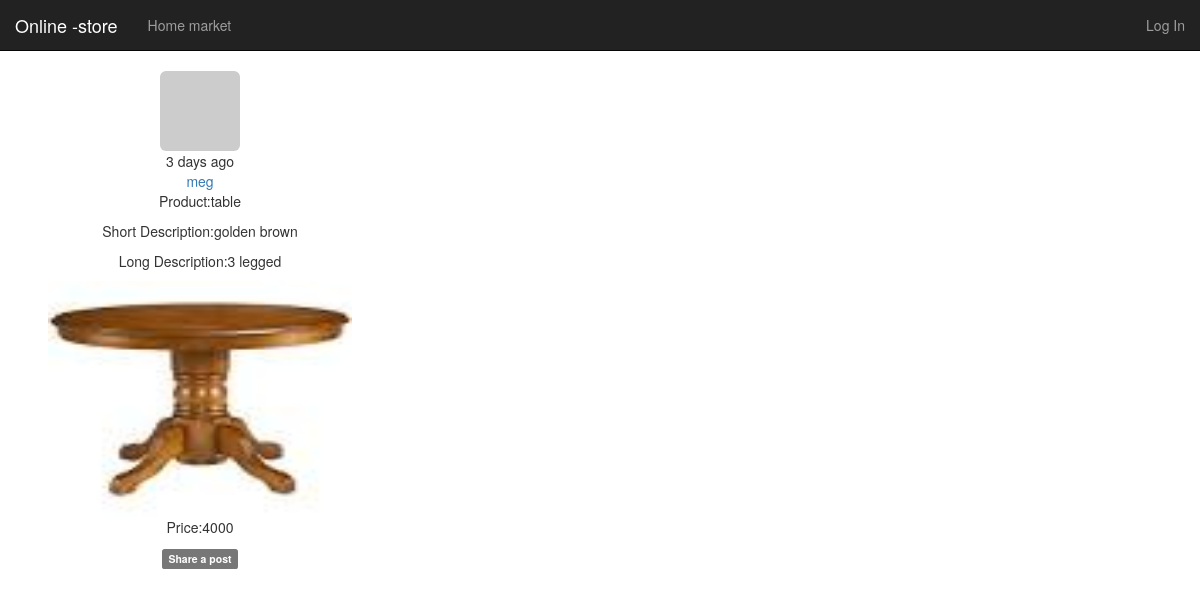
The page /post/35 on the database its author committed.
### app/model.py (models this page shows, shortened)
class Post(db.Model):
    __tablename__ = 'posts'# this is the product section
    id = db.Column(db.Integer, primary_key=True)
    product= db.Column(db.String, nullable=False)
    short_description = db.Column(db.String(64))
    Long_description = db.Column(db.String(225))
    uploadPhotoes = db.Column(db.String(255))
    price = db.Column(db.Integer, nullable=False)
    timestamp = db.Column(db.DateTime, index=True, default=datetime.utcnow)
    author_id = db.Column(db.Integer, db.ForeignKey('users.id'))
    comments = db.relationship('Comment', backref='post', lazy='dynamic')

class User(UserMixin, db.Model):
    __tablename__='users'
    id = db.Column(db.Integer, primary_key=True)
    name = db.Column(db.String(128), nullable=False)
    email = db.Column(db.String(128), nullable=False)
    password = db.Column(db.String(192), nullable=False)
    password_hash =db.Column(db.String(128))
    confirmed = db.Column(db.Boolean, default=False)
    avatar_hash = db.Column(db.String(32))
    member_since = db.Column(db.DateTime(), default=datetime.utcnow)
    last_seen = db.Column(db.DateTime(), default=datetime.now)
    role_id =db.Column(db.Integer, db.ForeignKey('roles.id'))
    posts = db.relationship('Post', backref='author', lazy='dynamic')
    comments = db.relationship('Comment', backref='author', lazy='dynamic')
    @property
    def password(self):
        raise AttributeError('password is are hidden attributes')
    @password.setter
    def password(self, password):
        self.password_hash = generate_password_hash(password)
    def gravatar(self, size=100, default='identicon', rating='g'):
        if request.is_secure:
            url = 'https://secure.gravatar.com/avatar'
        else:
            url = 'http://www.gravatar.com/avatar'
        hash = hashlib.md5(self.email.encode('utf-8')).hexdigest()
        return '{url}/{hash}?s={size}&d={default}&r={rating}'.format(
                                                                    url=url, hash=hash, size=size,
                                                                    default=default, rating=rating)

### app/main/view.py (the view, shortened to what this page needs)
@main.route('/post/<int:id>',methods=['GET', 'POST'])
def post(id):
    post = Post.query.get_or_404(id)
    form = CommentForm()
    page = request.args.get('page', 1, type=int)
    if page == -1:
        page = (post.comments.count() - 1) // \
            current_app.config['JOKENIA_COMMENTS_PER_PAGE'] + 1
    pagination = post.comments.order_by(Comment.timestamp.asc()).paginate(
        page, per_page=current_app.config['JOKENIA_COMMENTS_PER_PAGE'],
        error_out=False)
    comments = pagination.items
    return render_template('main/post.html', posts=[post], form=form,
                           comments=comments, pagination=pagination)

### app/auth/view.py (called while the page is built)
@auth.before_app_request
def before_request():
    if current_user.is_authenticated:
        current_user.ping()
        if not current_user.confirmed \
                and request.endpoint[:5] != 'auth.':
            return redirect(url_for('auth.unconfirmed'))

### app/main/__init__.py (called while the page is built)
@main.app_context_processor
def inject_permissions():
    return dict(Permission=Permission)

### app/templates/main/post.html (shortened to what this page needs)
{% extends "layout.html" %}
{% import "main/macro.html" as macros %}
{% block content %}
{% include 'main/_post.html' %}
{% endblock %}

### app/templates/main/_post.html (shortened to what this page needs)
{% for post in posts %}
<div class="col-md-4 text-center">
    <div class="profile-thumbnail">
        <a href="{{ url_for('main.user', name=post.author.name) }}">
            <img class="img-rounded profile-thumbnail"
            src="{{ post.author.gravatar(size=20) if post.author else url_for('static', filename='images/uploads/default.jpg')}}">
        </a>
    </div>
    <div class="post-content">
        <div class="post-date">{{ moment(post.timestamp).fromNow() }}</div>
            <div class="post-author">
                <a href="{{ url_for('main.user', name=post.author.name) }}">
                {{ post.author.name }}
                </a>
            </div>
         <div class="post-body" required>
                <p>Product:{{ post.product }}</p>
                 </div>
        <div class="post-body" required>
                <p>Short Description:{{ post.short_description }}</p>
        </div>
        <div class="post-body">
                <p>Long Description:{{ post.Long_description }}</p>
        </div>
        <div class="post-body">
            {% if post.uploadPhotoes %}
                <img src="{{ url_for('static', filename='images/uploads/'+ post.uploadPhotoes) }}" class="img-rounded" alt="{{post.product}}" width="304" height="236">
            {% else %}
                <p>No photo available.</p>
            {% endif %}
            </div>
        <div class="post-body" required>
                <p>Price:{{ post.price }}</p>
        </div>
            <a href="{{ url_for('.post', id=post.id) }}">
                <span class="label label-default">Share a post </span>
            </a>
    </div>
</div>
{% endfor %}

### rows shown on the page
Post: timestamp "3 days ago", author.name "meg", product "table", short_description "golden brown", Long_description "3 legged", uploadPhotoes+product (picture), price "4000"
